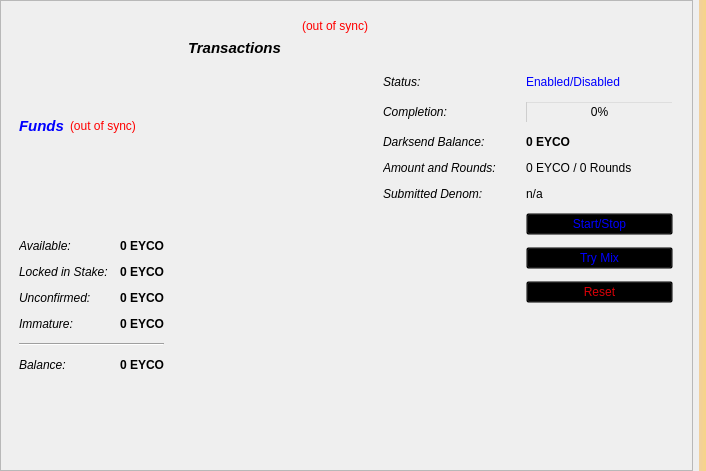
<?xml version="1.0" encoding="UTF-8"?>
<ui version="4.0">
 <class>OverviewPage</class>
 <widget class="QWidget" name="OverviewPage">
  <property name="geometry">
   <rect>
    <x>0</x>
    <y>0</y>
    <width>706</width>
    <height>471</height>
   </rect>
  </property>
  <property name="windowTitle">
   <string>Form</string>
  </property>
  <property name="styleSheet">
   <string notr="true">background-image: url(:/images/bkg);</string>
  </property>
  <layout class="QHBoxLayout" name="horizontalLayout_3">
   <property name="leftMargin">
    <number>0</number>
   </property>
   <property name="topMargin">
    <number>0</number>
   </property>
   <property name="rightMargin">
    <number>0</number>
   </property>
   <property name="bottomMargin">
    <number>0</number>
   </property>
   <item>
    <widget class="QScrollArea" name="scrollArea">
     <property name="widgetResizable">
      <bool>true</bool>
     </property>
     <widget class="QWidget" name="scrollAreaWidgetContents">
      <property name="geometry">
       <rect>
        <x>0</x>
        <y>0</y>
        <width>687</width>
        <height>469</height>
       </rect>
      </property>
      <layout class="QGridLayout" name="horizontalLayout">
       <item row="0" column="1">
        <widget class="QWidget" name="widget_2" native="true">
         <layout class="QVBoxLayout" name="verticalLayout">
          <item>
           <layout class="QVBoxLayout" name="verticalLayout_6">
            <item>
             <widget class="QLabel" name="labelTransactionsStatus">
              <property name="toolTip">
               <string>The displayed information may be out of date. Your wallet automatically synchronizes with the Eyco network after a connection is established, but this process has not completed yet.</string>
              </property>
              <property name="styleSheet">
               <string notr="true">QLabel { color: red; }</string>
              </property>
              <property name="text">
               <string notr="true">&lt;html&gt;&lt;head/&gt;&lt;body&gt;&lt;p&gt;&lt;span style=&quot; color:#ff0000;&quot;&gt;(out of sync)&lt;/span&gt;&lt;/p&gt;&lt;/body&gt;&lt;/html&gt;</string>
              </property>
              <property name="alignment">
               <set>Qt::AlignRight|Qt::AlignTrailing|Qt::AlignVCenter</set>
              </property>
             </widget>
            </item>
            <item>
             <widget class="QLabel" name="label_4">
              <property name="font">
               <font>
                <pointsize>11</pointsize>
                <weight>75</weight>
                <bold>true</bold>
               </font>
              </property>
              <property name="text">
               <string>&lt;html&gt;&lt;head/&gt;&lt;body&gt;&lt;p&gt;&lt;span style=&quot; font-style:italic;&quot;&gt;Transactions&lt;/span&gt;&lt;/p&gt;&lt;/body&gt;&lt;/html&gt;</string>
              </property>
             </widget>
            </item>
            <item>
             <spacer name="horizontalSpacer">
              <property name="orientation">
               <enum>Qt::Horizontal</enum>
              </property>
              <property name="sizeHint" stdset="0">
               <size>
                <width>80</width>
                <height>20</height>
               </size>
              </property>
             </spacer>
            </item>
            <item>
             <widget class="QListView" name="listTransactions">
              <property name="styleSheet">
               <string notr="true">QListView { background: transparent; }</string>
              </property>
              <property name="frameShape">
               <enum>QFrame::NoFrame</enum>
              </property>
              <property name="verticalScrollBarPolicy">
               <enum>Qt::ScrollBarAlwaysOff</enum>
              </property>
              <property name="horizontalScrollBarPolicy">
               <enum>Qt::ScrollBarAlwaysOff</enum>
              </property>
              <property name="selectionMode">
               <enum>QAbstractItemView::NoSelection</enum>
              </property>
             </widget>
            </item>
           </layout>
          </item>
         </layout>
        </widget>
       </item>
       <item row="0" column="2">
        <widget class="QFrame" name="frameDarksend">
         <property name="sizePolicy">
          <sizepolicy hsizetype="MinimumExpanding" vsizetype="MinimumExpanding">
           <horstretch>0</horstretch>
           <verstretch>0</verstretch>
          </sizepolicy>
         </property>
         <property name="minimumSize">
          <size>
           <width>300</width>
           <height>261</height>
          </size>
         </property>
         <property name="styleSheet">
          <string notr="true">background:transparent;</string>
         </property>
         <property name="frameShape">
          <enum>QFrame::StyledPanel</enum>
         </property>
         <property name="frameShadow">
          <enum>QFrame::Raised</enum>
         </property>
         <widget class="QWidget" name="verticalLayoutWidget">
          <property name="geometry">
           <rect>
            <x>0</x>
            <y>0</y>
            <width>290</width>
            <height>293</height>
           </rect>
          </property>
          <layout class="QVBoxLayout" name="verticalLayout_5">
           <item>
            <widget class="QLabel" name="darksendStatus">
             <property name="minimumSize">
              <size>
               <width>288</width>
               <height>43</height>
              </size>
             </property>
             <property name="styleSheet">
              <string notr="true">color: rgb(0, 0, 0);</string>
             </property>
             <property name="text">
              <string/>
             </property>
             <property name="alignment">
              <set>Qt::AlignLeading|Qt::AlignLeft|Qt::AlignTop</set>
             </property>
             <property name="wordWrap">
              <bool>true</bool>
             </property>
            </widget>
           </item>
           <item>
            <layout class="QGridLayout" name="gridLayout">
             <property name="horizontalSpacing">
              <number>30</number>
             </property>
             <property name="verticalSpacing">
              <number>12</number>
             </property>
             <item row="0" column="0">
              <widget class="QLabel" name="label_6">
               <property name="text">
                <string>&lt;html&gt;&lt;head/&gt;&lt;body&gt;&lt;p&gt;&lt;span style=&quot; font-style:italic;&quot;&gt;Status:&lt;/span&gt;&lt;/p&gt;&lt;/body&gt;&lt;/html&gt;</string>
               </property>
              </widget>
             </item>
             <item row="0" column="1">
              <widget class="QLabel" name="darksendEnabled">
               <property name="styleSheet">
                <string notr="true">color: rgb(0, 0, 255);</string>
               </property>
               <property name="text">
                <string>Enabled/Disabled</string>
               </property>
              </widget>
             </item>
             <item row="1" column="0">
              <widget class="QLabel" name="label_7">
               <property name="styleSheet">
                <string notr="true">color: rgb(0, 0, 0);</string>
               </property>
               <property name="text">
                <string>&lt;html&gt;&lt;head/&gt;&lt;body&gt;&lt;p&gt;&lt;span style=&quot; font-style:italic;&quot;&gt;Completion:&lt;/span&gt;&lt;/p&gt;&lt;/body&gt;&lt;/html&gt;</string>
               </property>
              </widget>
             </item>
             <item row="1" column="1">
              <widget class="QProgressBar" name="darksendProgress">
               <property name="maximumSize">
                <size>
                 <width>154</width>
                 <height>16777215</height>
                </size>
               </property>
               <property name="styleSheet">
                <string notr="true">background:transparent;</string>
               </property>
               <property name="value">
                <number>0</number>
               </property>
              </widget>
             </item>
             <item row="2" column="0">
              <widget class="QLabel" name="labelAnonymizedText">
               <property name="styleSheet">
                <string notr="true">color: rgb(0, 0, 0);</string>
               </property>
               <property name="text">
                <string>&lt;html&gt;&lt;head/&gt;&lt;body&gt;&lt;p&gt;&lt;span style=&quot; font-style:italic;&quot;&gt;Darksend Balance:&lt;/span&gt;&lt;/p&gt;&lt;/body&gt;&lt;/html&gt;</string>
               </property>
              </widget>
             </item>
             <item row="2" column="1">
              <widget class="QLabel" name="labelAnonymized">
               <property name="font">
                <font>
                 <weight>75</weight>
                 <bold>true</bold>
                </font>
               </property>
               <property name="styleSheet">
                <string notr="true">color: rgb(0, 0, 0);</string>
               </property>
               <property name="text">
                <string>0 EYCO</string>
               </property>
              </widget>
             </item>
             <item row="3" column="0">
              <widget class="QLabel" name="label_8">
               <property name="styleSheet">
                <string notr="true">color: rgb(0, 0, 0);</string>
               </property>
               <property name="text">
                <string>&lt;html&gt;&lt;head/&gt;&lt;body&gt;&lt;p&gt;&lt;span style=&quot; font-style:italic;&quot;&gt;Amount and Rounds:&lt;/span&gt;&lt;/p&gt;&lt;/body&gt;&lt;/html&gt;</string>
               </property>
              </widget>
             </item>
             <item row="3" column="1">
              <widget class="QLabel" name="labelAmountRounds">
               <property name="styleSheet">
                <string notr="true">color: rgb(0, 0, 0);</string>
               </property>
               <property name="text">
                <string>0 EYCO / 0 Rounds</string>
               </property>
              </widget>
             </item>
             <item row="4" column="0">
              <widget class="QLabel" name="label_9">
               <property name="styleSheet">
                <string notr="true">color: rgb(0, 0, 0);</string>
               </property>
               <property name="text">
                <string>&lt;html&gt;&lt;head/&gt;&lt;body&gt;&lt;p&gt;&lt;span style=&quot; font-style:italic;&quot;&gt;Submitted Denom:&lt;/span&gt;&lt;/p&gt;&lt;/body&gt;&lt;/html&gt;</string>
               </property>
              </widget>
             </item>
             <item row="4" column="1">
              <widget class="QLabel" name="labelSubmittedDenom">
               <property name="statusTip">
                <string>The denominations you submitted to the Adrenaline Node. To mix, other users must submit the exact same denominations.</string>
               </property>
               <property name="styleSheet">
                <string notr="true">color: rgb(0, 0, 0);</string>
               </property>
               <property name="text">
                <string>n/a</string>
               </property>
              </widget>
             </item>
             <item row="5" column="1">
              <widget class="QPushButton" name="toggleDarksend">
               <property name="sizePolicy">
                <sizepolicy hsizetype="MinimumExpanding" vsizetype="Fixed">
                 <horstretch>0</horstretch>
                 <verstretch>0</verstretch>
                </sizepolicy>
               </property>
               <property name="styleSheet">
                <string notr="true">color: rgb(0, 0, 255);</string>
               </property>
               <property name="text">
                <string>Start/Stop</string>
               </property>
              </widget>
             </item>
             <item row="6" column="1">
              <widget class="QPushButton" name="darksendAuto">
               <property name="sizePolicy">
                <sizepolicy hsizetype="MinimumExpanding" vsizetype="Fixed">
                 <horstretch>0</horstretch>
                 <verstretch>0</verstretch>
                </sizepolicy>
               </property>
               <property name="toolTip">
                <string>Try to manually submit a Darksend request.</string>
               </property>
               <property name="styleSheet">
                <string notr="true">color: rgb(0, 0, 255);</string>
               </property>
               <property name="text">
                <string>Try Mix</string>
               </property>
              </widget>
             </item>
             <item row="7" column="0">
              <layout class="QVBoxLayout" name="verticalLayout_3"/>
             </item>
             <item row="7" column="1">
              <widget class="QPushButton" name="darksendReset">
               <property name="sizePolicy">
                <sizepolicy hsizetype="MinimumExpanding" vsizetype="Fixed">
                 <horstretch>0</horstretch>
                 <verstretch>0</verstretch>
                </sizepolicy>
               </property>
               <property name="toolTip">
                <string>Reset the current status of Darksend (can interrupt Darksend if it's in the process of Mixing, which can cost you money!)</string>
               </property>
               <property name="autoFillBackground">
                <bool>false</bool>
               </property>
               <property name="styleSheet">
                <string notr="true">color: rgb(217, 0, 7);</string>
               </property>
               <property name="text">
                <string>Reset</string>
               </property>
              </widget>
             </item>
             <item row="8" column="1">
              <layout class="QHBoxLayout" name="horizontalLayout_2"/>
             </item>
            </layout>
           </item>
          </layout>
         </widget>
        </widget>
       </item>
       <item row="0" column="4">
        <layout class="QVBoxLayout" name="verticalLayout_2"/>
       </item>
       <item row="0" column="0">
        <widget class="QWidget" name="widget" native="true">
         <layout class="QVBoxLayout" name="verticalLayout_4">
          <item>
           <layout class="QHBoxLayout" name="horizontalLayout_4">
            <item>
             <widget class="QLabel" name="label_5">
              <property name="font">
               <font>
                <pointsize>11</pointsize>
                <weight>75</weight>
                <bold>true</bold>
               </font>
              </property>
              <property name="styleSheet">
               <string notr="true">color: rgb(0, 0, 255);</string>
              </property>
              <property name="text">
               <string>&lt;html&gt;&lt;head/&gt;&lt;body&gt;&lt;p&gt;&lt;span style=&quot; font-style:italic;&quot;&gt;Funds&lt;/span&gt;&lt;/p&gt;&lt;/body&gt;&lt;/html&gt;</string>
              </property>
             </widget>
            </item>
            <item>
             <widget class="QLabel" name="labelWalletStatus">
              <property name="toolTip">
               <string>The displayed information may be out of date. Your wallet automatically synchronizes with the Eyco network after a connection is established, but this process has not completed yet.</string>
              </property>
              <property name="styleSheet">
               <string notr="true">QLabel { color: red; }</string>
              </property>
              <property name="text">
               <string notr="true">(out of sync)</string>
              </property>
              <property name="alignment">
               <set>Qt::AlignLeading|Qt::AlignLeft|Qt::AlignVCenter</set>
              </property>
             </widget>
            </item>
            <item>
             <spacer name="horizontalSpacer_2">
              <property name="orientation">
               <enum>Qt::Horizontal</enum>
              </property>
              <property name="sizeHint" stdset="0">
               <size>
                <width>40</width>
                <height>20</height>
               </size>
              </property>
             </spacer>
            </item>
           </layout>
          </item>
          <item>
           <layout class="QFormLayout" name="formLayout_2">
            <property name="fieldGrowthPolicy">
             <enum>QFormLayout::AllNonFixedFieldsGrow</enum>
            </property>
            <property name="horizontalSpacing">
             <number>12</number>
            </property>
            <property name="verticalSpacing">
             <number>12</number>
            </property>
            <item row="0" column="0">
             <widget class="QLabel" name="label">
              <property name="text">
               <string>&lt;html&gt;&lt;head/&gt;&lt;body&gt;&lt;p&gt;&lt;span style=&quot; font-style:italic;&quot;&gt;Available:&lt;/span&gt;&lt;/p&gt;&lt;/body&gt;&lt;/html&gt;</string>
              </property>
             </widget>
            </item>
            <item row="0" column="1">
             <widget class="QLabel" name="labelBalance">
              <property name="font">
               <font>
                <weight>75</weight>
                <bold>true</bold>
               </font>
              </property>
              <property name="cursor">
               <cursorShape>IBeamCursor</cursorShape>
              </property>
              <property name="toolTip">
               <string>Your current spendable balance</string>
              </property>
              <property name="text">
               <string notr="true">0 EYCO</string>
              </property>
              <property name="alignment">
               <set>Qt::AlignRight|Qt::AlignTrailing|Qt::AlignVCenter</set>
              </property>
              <property name="textInteractionFlags">
               <set>Qt::LinksAccessibleByMouse|Qt::TextSelectableByKeyboard|Qt::TextSelectableByMouse</set>
              </property>
             </widget>
            </item>
            <item row="1" column="0">
             <widget class="QLabel" name="label_6">
              <property name="text">
               <string>&lt;html&gt;&lt;head/&gt;&lt;body&gt;&lt;p&gt;&lt;span style=&quot; font-style:italic;&quot;&gt;Locked in Stake:&lt;/span&gt;&lt;/p&gt;&lt;/body&gt;&lt;/html&gt;</string>
              </property>
             </widget>
            </item>
            <item row="1" column="1">
             <widget class="QLabel" name="labelStake">
              <property name="font">
               <font>
                <weight>75</weight>
                <bold>true</bold>
               </font>
              </property>
              <property name="cursor">
               <cursorShape>IBeamCursor</cursorShape>
              </property>
              <property name="toolTip">
               <string>Total of coins that was staked, and do not yet count toward the current balance</string>
              </property>
              <property name="text">
               <string notr="true">0 EYCO</string>
              </property>
              <property name="alignment">
               <set>Qt::AlignRight|Qt::AlignTrailing|Qt::AlignVCenter</set>
              </property>
              <property name="textInteractionFlags">
               <set>Qt::LinksAccessibleByMouse|Qt::TextSelectableByKeyboard|Qt::TextSelectableByMouse</set>
              </property>
             </widget>
            </item>
            <item row="2" column="0">
             <widget class="QLabel" name="label_3">
              <property name="text">
               <string>&lt;html&gt;&lt;head/&gt;&lt;body&gt;&lt;p&gt;&lt;span style=&quot; font-style:italic;&quot;&gt;Unconfirmed:&lt;/span&gt;&lt;/p&gt;&lt;/body&gt;&lt;/html&gt;</string>
              </property>
             </widget>
            </item>
            <item row="2" column="1">
             <widget class="QLabel" name="labelUnconfirmed">
              <property name="font">
               <font>
                <weight>75</weight>
                <bold>true</bold>
               </font>
              </property>
              <property name="cursor">
               <cursorShape>IBeamCursor</cursorShape>
              </property>
              <property name="toolTip">
               <string>Total of transactions that have yet to be confirmed, and do not yet count toward the current balance</string>
              </property>
              <property name="text">
               <string notr="true">0 EYCO</string>
              </property>
              <property name="alignment">
               <set>Qt::AlignRight|Qt::AlignTrailing|Qt::AlignVCenter</set>
              </property>
              <property name="textInteractionFlags">
               <set>Qt::LinksAccessibleByMouse|Qt::TextSelectableByKeyboard|Qt::TextSelectableByMouse</set>
              </property>
             </widget>
            </item>
            <item row="3" column="0">
             <widget class="QLabel" name="labelImmatureText">
              <property name="text">
               <string>&lt;html&gt;&lt;head/&gt;&lt;body&gt;&lt;p&gt;&lt;span style=&quot; font-style:italic;&quot;&gt;Immature:&lt;/span&gt;&lt;/p&gt;&lt;/body&gt;&lt;/html&gt;</string>
              </property>
             </widget>
            </item>
            <item row="3" column="1">
             <widget class="QLabel" name="labelImmature">
              <property name="font">
               <font>
                <weight>75</weight>
                <bold>true</bold>
               </font>
              </property>
              <property name="toolTip">
               <string>Mined balance that has not yet matured</string>
              </property>
              <property name="text">
               <string notr="true">0 EYCO</string>
              </property>
              <property name="alignment">
               <set>Qt::AlignRight|Qt::AlignTrailing|Qt::AlignVCenter</set>
              </property>
              <property name="textInteractionFlags">
               <set>Qt::LinksAccessibleByMouse|Qt::TextSelectableByKeyboard|Qt::TextSelectableByMouse</set>
              </property>
             </widget>
            </item>
            <item row="4" column="0" colspan="2">
             <widget class="Line" name="line">
              <property name="orientation">
               <enum>Qt::Horizontal</enum>
              </property>
             </widget>
            </item>
            <item row="5" column="0">
             <widget class="QLabel" name="labelTotalText">
              <property name="text">
               <string>&lt;html&gt;&lt;head/&gt;&lt;body&gt;&lt;p&gt;&lt;span style=&quot; font-style:italic;&quot;&gt;Balance:&lt;/span&gt;&lt;/p&gt;&lt;/body&gt;&lt;/html&gt;</string>
              </property>
             </widget>
            </item>
            <item row="5" column="1">
             <widget class="QLabel" name="labelTotal">
              <property name="font">
               <font>
                <weight>75</weight>
                <bold>true</bold>
               </font>
              </property>
              <property name="cursor">
               <cursorShape>IBeamCursor</cursorShape>
              </property>
              <property name="toolTip">
               <string>Your current total balance</string>
              </property>
              <property name="text">
               <string notr="true">&lt;html&gt;&lt;head/&gt;&lt;body&gt;&lt;p&gt;0 EYCO&lt;/p&gt;&lt;/body&gt;&lt;/html&gt;</string>
              </property>
              <property name="alignment">
               <set>Qt::AlignRight|Qt::AlignTrailing|Qt::AlignVCenter</set>
              </property>
              <property name="textInteractionFlags">
               <set>Qt::LinksAccessibleByMouse|Qt::TextSelectableByKeyboard|Qt::TextSelectableByMouse</set>
              </property>
             </widget>
            </item>
           </layout>
          </item>
         </layout>
        </widget>
       </item>
      </layout>
     </widget>
    </widget>
   </item>
   <item>
    <widget class="QLabel" name="labelAlerts">
     <property name="visible">
      <bool>true</bool>
     </property>
     <property name="styleSheet">
      <string notr="true">background-color: qlineargradient(x1: 0, y1: 0, x2: 1, y2: 0, stop:0 #F0D0A0, stop:1 #F8D488);  color:#000000
</string>
     </property>
     <property name="wordWrap">
      <bool>true</bool>
     </property>
     <property name="margin">
      <number>3</number>
     </property>
    </widget>
   </item>
  </layout>
 </widget>
 <resources/>
 <connections/>
</ui>
